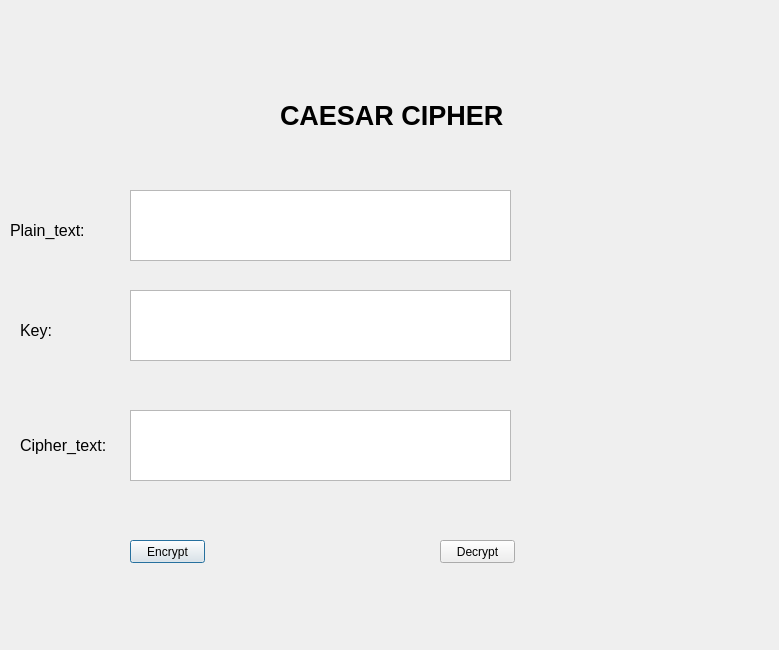
<?xml version="1.0" encoding="UTF-8"?>
<ui version="4.0">
 <class>Dialog</class>
 <widget class="QDialog" name="Dialog">
  <property name="geometry">
   <rect>
    <x>0</x>
    <y>0</y>
    <width>779</width>
    <height>650</height>
   </rect>
  </property>
  <property name="windowTitle">
   <string>Dialog</string>
  </property>
  <widget class="QLabel" name="label">
   <property name="geometry">
    <rect>
     <x>280</x>
     <y>70</y>
     <width>231</width>
     <height>91</height>
    </rect>
   </property>
   <property name="font">
    <font>
     <pointsize>20</pointsize>
     <weight>75</weight>
     <bold>true</bold>
    </font>
   </property>
   <property name="text">
    <string>CAESAR CIPHER</string>
   </property>
  </widget>
  <widget class="QLabel" name="label_2">
   <property name="geometry">
    <rect>
     <x>10</x>
     <y>210</y>
     <width>111</width>
     <height>41</height>
    </rect>
   </property>
   <property name="font">
    <font>
     <pointsize>12</pointsize>
    </font>
   </property>
   <property name="text">
    <string>Plain_text:</string>
   </property>
  </widget>
  <widget class="QLabel" name="label_3">
   <property name="geometry">
    <rect>
     <x>20</x>
     <y>300</y>
     <width>121</width>
     <height>61</height>
    </rect>
   </property>
   <property name="font">
    <font>
     <pointsize>12</pointsize>
    </font>
   </property>
   <property name="text">
    <string>Key:</string>
   </property>
  </widget>
  <widget class="QLabel" name="label_4">
   <property name="geometry">
    <rect>
     <x>20</x>
     <y>420</y>
     <width>151</width>
     <height>51</height>
    </rect>
   </property>
   <property name="font">
    <font>
     <pointsize>12</pointsize>
    </font>
   </property>
   <property name="text">
    <string>Cipher_text:</string>
   </property>
  </widget>
  <widget class="QPlainTextEdit" name="txt_plaintext">
   <property name="geometry">
    <rect>
     <x>130</x>
     <y>190</y>
     <width>381</width>
     <height>71</height>
    </rect>
   </property>
  </widget>
  <widget class="QPlainTextEdit" name="txt_key">
   <property name="geometry">
    <rect>
     <x>130</x>
     <y>290</y>
     <width>381</width>
     <height>71</height>
    </rect>
   </property>
  </widget>
  <widget class="QPlainTextEdit" name="txt_ciphertext">
   <property name="geometry">
    <rect>
     <x>130</x>
     <y>410</y>
     <width>381</width>
     <height>71</height>
    </rect>
   </property>
  </widget>
  <widget class="QPushButton" name="btn_encrypt">
   <property name="geometry">
    <rect>
     <x>130</x>
     <y>540</y>
     <width>75</width>
     <height>23</height>
    </rect>
   </property>
   <property name="text">
    <string>Encrypt</string>
   </property>
  </widget>
  <widget class="QPushButton" name="btn_decrypt">
   <property name="geometry">
    <rect>
     <x>440</x>
     <y>540</y>
     <width>75</width>
     <height>23</height>
    </rect>
   </property>
   <property name="text">
    <string>Decrypt</string>
   </property>
  </widget>
 </widget>
 <resources/>
 <connections/>
</ui>
